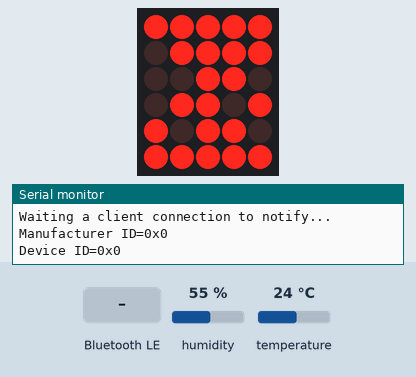
Simulated run of this sketch. Board: ESP32. On the bench: 5×6 LED matrix, the last lines printed to the serial monitor. Wiring (inferred from the names in the program): LED cube drawn one layer per row (orientation assumed): layers GPIO 13, GPIO 12, GPIO 14, GPIO 23, GPIO 26, GPIO 25; columns GPIO 4, GPIO 15, GPIO 27, GPIO 32, GPIO 33. The inputs (shaded band) are chosen by the test bench; at power-on: humidity 55 %, temperature 24 °C. The local clock reads 2024-03-15 10:24:30 at power-on unless the sketch sets it; random numbers use the default seed unless the sketch sets one; nothing arrives over Bluetooth unless stated; a phone connects over Bluetooth LE 3 s after start.

Above: at 1.2 s.
1.3 s: Bluetooth LE write "4" received
At 3.09 s:
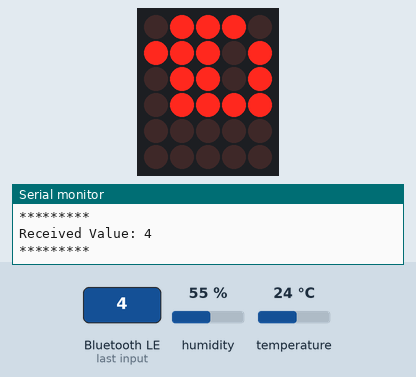
3.1 s: Bluetooth LE write "7" received
At 4.0 s:
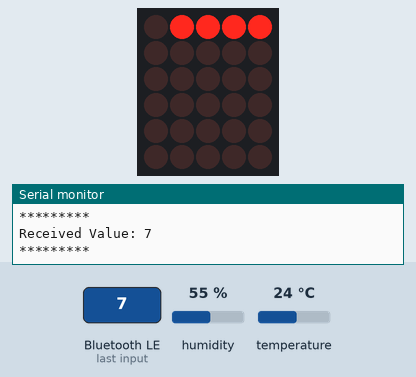
6.7 s: Bluetooth LE write "2" received
At 9.9 s:
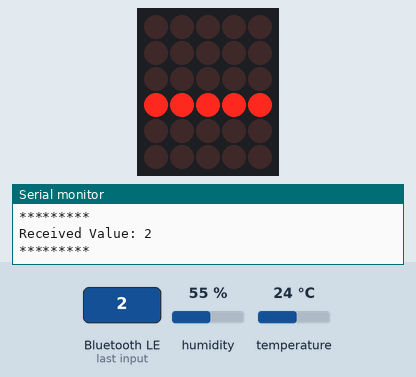
10.8 s: Bluetooth LE write "5" received
At 11.7 s:
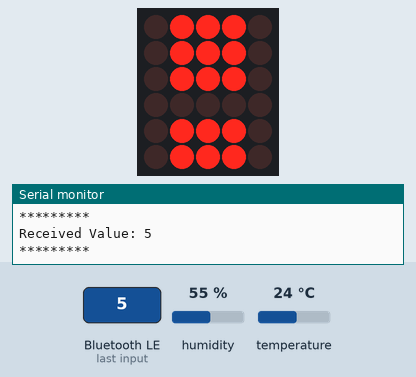
14.4 s: Bluetooth LE write "6" received
At 24.7 s:
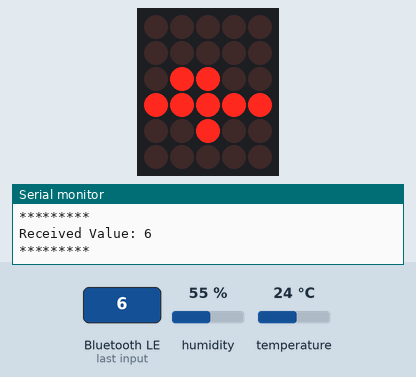
26.5 s: Bluetooth LE write "3" received
At 27.46 s:
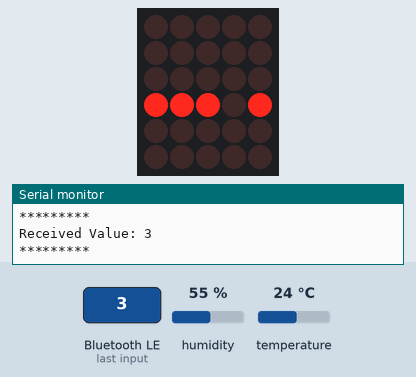

Measured:
- what the display in image 2 shows lasts 1.0 s, from 3.2 s to 4.2 s
- what the display in image 6 shows lasts 0.5 s, from 27.2 s to 27.7 s

The sketch:

ESP32_IN14_CLOCK.ino
```cpp
/*
    Video: https://www.youtube.com/watch?v=oCMOYS71NIU
    Based on Neil Kolban example for IDF: https://github.com/nkolban/esp32-snippets/blob/master/cpp_utils/tests/BLE%20Tests/SampleNotify.cpp
    Ported to Arduino ESP32 by Evandro Copercini

   Create a BLE server that, once we receive a connection, will send periodic notifications.
   The service advertises itself as: 6E400001-B5A3-F393-E0A9-E50E24DCCA9E
   Has a characteristic of: 6E400002-B5A3-F393-E0A9-E50E24DCCA9E - used for receiving data with "WRITE"
   Has a characteristic of: 6E400003-B5A3-F393-E0A9-E50E24DCCA9E - used to send data with  "NOTIFY"

   The design of creating the BLE server is:
   1. Create a BLE Server
   2. Create a BLE Service
   3. Create a BLE Characteristic on the Service
   4. Create a BLE Descriptor on the characteristic
   5. Start the service.
   6. Start advertising.

   In this example rxValue is the data received (only accessible inside that function).
   And txValue is the data to be sent, in this example just a byte incremented every second.
*/

#include <Wire.h>
#include "ClosedCube_HDC1080.h"
#include "RTClib.h"

#include <BLEDevice.h>
#include <BLEServer.h>
#include <BLEUtils.h>
#include <BLE2902.h>

ClosedCube_HDC1080 hdc1080;

RTC_DS3231 rtc;
char daysOfTheWeek[7][12] = { "Sunday", "Monday", "Tuesday", "Wednesday", "Thursday", "Friday", "Saturday" };

//int tubes[] = {25,26,27,14,12,13};
int tubes[] = { 13, 12, 14, 27, 26, 25 };
int K1551[] = { 33, 32, 23, 4 };
int dot = 15;

bool dot_on = false;

int h = 0;
int m = 0;
int s = 0;

float temperature = 0;
float humidity = 0;
const bool dew_point = true;

const bool sync_time = false;

unsigned long dot_last_time = 0;

static char mode = '6';
const unsigned long s1 = 10000;
const unsigned long s2 = 12000;
const unsigned long s3 = 14000;
unsigned long sr = 0;
unsigned short state = 0;

unsigned long sn = 0;
unsigned long snt = 0;

const static int set_time_length = 15;
char set_time[set_time_length];
char set_time_index = 0;

BLEServer *pServer = NULL;
BLECharacteristic *pTxCharacteristic;
bool deviceConnected = false;
bool oldDeviceConnected = false;
uint8_t txValue = 0;

#define SERVICE_UUID "6E400001-B5A3-F393-E0A9-E50E24DCCA9E"  // UART service UUID
#define CHARACTERISTIC_UUID_RX "6E400002-B5A3-F393-E0A9-E50E24DCCA9E"
#define CHARACTERISTIC_UUID_TX "6E400003-B5A3-F393-E0A9-E50E24DCCA9E"


class MyServerCallbacks : public BLEServerCallbacks {
  void onConnect(BLEServer *pServer) {
    deviceConnected = true;
  };

  void onDisconnect(BLEServer *pServer) {
    deviceConnected = false;
  }
};

class MyCallbacks : public BLECharacteristicCallbacks {
  void onWrite(BLECharacteristic *pCharacteristic) {
    std::string rxValue = pCharacteristic->getValue();

    if (rxValue.length() > 0) {
      Serial.println("*********");
      Serial.print("Received Value: ");
      for (int i = 0; i < rxValue.length(); i++) {
        Serial.print(rxValue[i]);
        mode = rxValue[i];
      }

      for (int i = 0; i < rxValue.length(); i++) {
        char temp = rxValue[i];

        if (set_time_index < set_time_length) {
          set_time[set_time_index++] = temp;
        }

        if (set_time_index == set_time_length) {
          set_time_index = 0;
          if (set_time[0] == 's' || set_time[0] == 'S') {

            boolean set_time_flag = true;

            for (int i = 1; i < set_time_length; ++i) {
              if (set_time[i] >= '0' && set_time[i] <= '9') {
              } else {
                set_time_flag = false;
              }
            }

            if (set_time_flag) {
              char year_char[5];
              char month_char[3];
              char day_char[3];
              char hour_char[3];
              char minute_char[3];
              char second_char[3];

              year_char[0] = set_time[1];
              year_char[1] = set_time[2];
              year_char[2] = set_time[3];
              year_char[3] = set_time[4];

              month_char[0] = set_time[5];
              month_char[1] = set_time[6];

              day_char[0] = set_time[7];
              day_char[1] = set_time[8];

              hour_char[0] = set_time[9];
              hour_char[1] = set_time[10];

              minute_char[0] = set_time[11];
              minute_char[1] = set_time[12];

              second_char[0] = set_time[13];
              second_char[1] = set_time[14];

              int set_year = atoi(year_char);
              int set_month = atoi(month_char);
              int set_day = atoi(day_char);
              int set_hour = atoi(hour_char);
              int set_minute = atoi(minute_char);
              int set_second = atoi(second_char);

              if (set_year < 1970) {
                set_time_flag = false;
              }
              if (set_month < 1 || set_month > 12) {
                set_time_flag = false;
              }
              if (set_day < 1 || set_day > 31) {
                set_time_flag = false;
              }
              if (set_hour < 0 || set_hour > 23) {
                set_time_flag = false;
              }
              if (set_minute < 0 || set_minute > 59) {
                set_time_flag = false;
              }
              if (set_second < 0 || set_second > 59) {
                set_time_flag = false;
              }

              if (set_time_flag) {

                DateTime dt(set_year, set_month, set_day, set_hour, set_minute, set_second);
                rtc.adjust(dt);

                mode = '6';
              }
            }
          }
        }
      }

      Serial.println();
      Serial.println("*********");
    }
  }
};

float HDC1080DewPoint(float temperature, float humidity) {
  return (243.12 * (log(humidity / 100.0) + ((17.62 * temperature) / (243.12 + temperature)))) / (17.62 - (log(humidity / 100.0) + ((17.62 * temperature) / (243.12 + temperature))));
}

void UpdateHDC1080Temperature() {
  static int c = 0;
  static float temperature_t = 0;
  static const float ma = 1.0f;
  if (c < ma) {
    temperature_t += hdc1080.readTemperature();
    ++c;
  } else if (c >= ma) {
    temperature = temperature_t / ma;

    if (dew_point) {
      temperature = HDC1080DewPoint(temperature, humidity);
    }
    temperature_t = 0;
    c = 0;
  }
}

void UpdateHDC1080Humidity() {
  static int c = 0;
  static float humidity_t = 0;
  static const float ma = 1.0f;
  if (c < ma) {
    humidity_t += hdc1080.readHumidity();
    ++c;
  } else if (c >= ma) {
    humidity = humidity_t / ma;
    humidity_t = 0;
    c = 0;
  }
}

int value_mirror(int val) {
  if (val == 0) return 1;
  if (val == 1) return 0;
  if (val == 2) return 9;
  if (val == 3) return 8;
  if (val == 4) return 7;
  if (val == 5) return 6;
  if (val == 6) return 5;
  if (val == 7) return 4;
  if (val == 8) return 3;
  if (val == 9) return 2;
}

void BCD(int val) {
  val = value_mirror(val);

  if (val & 0x01) {
    digitalWrite(K1551[3], HIGH);
  } else {
    digitalWrite(K1551[3], LOW);
  }
  if (val & 0x02) {
    digitalWrite(K1551[2], HIGH);
  } else {
    digitalWrite(K1551[2], LOW);
  }
  if (val & 0x04) {
    digitalWrite(K1551[1], HIGH);
  } else {
    digitalWrite(K1551[1], LOW);
  }
  if (val & 0x04) {
    digitalWrite(K1551[1], HIGH);
  } else {
    digitalWrite(K1551[1], LOW);
  }
  if (val & 0x08) {
    digitalWrite(K1551[0], HIGH);
  } else {
    digitalWrite(K1551[0], LOW);
  }
}

void DisplayTime() {

  DateTime now = rtc.now();
  h = now.hour();
  m = now.minute();
  s = now.second();

  static const int dt1 = 650;
  static const int dt2 = 800;

  digitalWrite(tubes[5], LOW);
  delayMicroseconds(dt1);

  BCD(h / 10);
  digitalWrite(tubes[0], HIGH);
  delayMicroseconds(dt2);
  digitalWrite(tubes[0], LOW);
  delayMicroseconds(dt1);

  BCD(h % 10);
  digitalWrite(tubes[1], HIGH);
  delayMicroseconds(dt2);
  digitalWrite(tubes[1], LOW);
  delayMicroseconds(dt1);

  BCD(m / 10);
  if (dot_on) digitalWrite(dot, HIGH);
  digitalWrite(tubes[2], HIGH);
  delayMicroseconds(dt2);
  digitalWrite(dot, LOW);
  digitalWrite(tubes[2], LOW);
  delayMicroseconds(dt1);

  BCD(m % 10);
  digitalWrite(tubes[3], HIGH);
  delayMicroseconds(dt2);
  digitalWrite(tubes[3], LOW);
  delayMicroseconds(dt1);

  BCD(s / 10);
  if (dot_on) digitalWrite(dot, HIGH);
  digitalWrite(tubes[4], HIGH);
  delayMicroseconds(dt2);
  digitalWrite(dot, LOW);
  digitalWrite(tubes[4], LOW);
  delayMicroseconds(dt1);

  BCD(s % 10);
  digitalWrite(tubes[5], HIGH);
  delayMicroseconds(dt2);
  digitalWrite(tubes[5], LOW);
}

void DisplayTemperature() {
  static const int dt1 = 650;
  static const int dt2 = 800;

  digitalWrite(tubes[5], LOW);
  digitalWrite(dot, LOW);
  delayMicroseconds(dt1);
  BCD(((int)temperature) / 10);
  digitalWrite(tubes[2], HIGH);
  delayMicroseconds(dt2);
  digitalWrite(tubes[2], LOW);
  delayMicroseconds(dt1);
  BCD(((int)temperature) % 10);
  digitalWrite(tubes[3], HIGH);
  delayMicroseconds(dt2);
  digitalWrite(tubes[3], LOW);
  delayMicroseconds(dt1);

  BCD((int)((temperature - ((int)temperature)) * 100) / 10);

  digitalWrite(dot, HIGH);

  digitalWrite(tubes[4], HIGH);
  delayMicroseconds(dt2);
  digitalWrite(dot, LOW);
  digitalWrite(tubes[4], LOW);
  delayMicroseconds(dt1);
  BCD((int)((temperature - ((int)temperature)) * 100) % 10);
  digitalWrite(tubes[5], HIGH);
  delayMicroseconds(dt2);
  digitalWrite(tubes[5], LOW);
}

void DisplayHumidity() {
  static const int dt1 = 650;
  static const int dt2 = 800;

  digitalWrite(dot, LOW);
  digitalWrite(tubes[5], LOW);
  delayMicroseconds(dt1);
  BCD(((int)humidity) / 10);
  digitalWrite(tubes[2], HIGH);
  delayMicroseconds(dt2);
  digitalWrite(tubes[2], LOW);
  delayMicroseconds(dt1);
  BCD(((int)humidity) % 10);
  digitalWrite(tubes[3], HIGH);
  delayMicroseconds(dt2);
  digitalWrite(tubes[3], LOW);
  delayMicroseconds(dt1);

  BCD((int)((humidity - ((int)humidity)) * 100) / 10);

  digitalWrite(dot, HIGH);

  digitalWrite(tubes[4], HIGH);
  delayMicroseconds(dt2);
  digitalWrite(dot, LOW);
  digitalWrite(tubes[4], LOW);
  delayMicroseconds(dt1);
  BCD((int)((humidity - ((int)humidity)) * 100) % 10);
  digitalWrite(tubes[5], HIGH);
  delayMicroseconds(dt2);
  digitalWrite(tubes[5], LOW);
}

void DisplayRandom() {
  static const int dt1 = 500;
  static const int dt2 = 13000;

  digitalWrite(tubes[5], LOW);
  delayMicroseconds(dt1);
  BCD(random(0, 9));
  digitalWrite(tubes[0], HIGH);
  delayMicroseconds(dt2);
  digitalWrite(tubes[0], LOW);
  delayMicroseconds(dt1);
  BCD(random(0, 9));
  digitalWrite(tubes[1], HIGH);
  delayMicroseconds(dt2);
  digitalWrite(tubes[1], LOW);
  delayMicroseconds(dt1);
  BCD(random(0, 9));
  digitalWrite(tubes[2], HIGH);
  delayMicroseconds(dt2);
  digitalWrite(tubes[2], LOW);
  delayMicroseconds(dt1);
  BCD(random(0, 9));
  digitalWrite(tubes[3], HIGH);
  delayMicroseconds(dt2);
  digitalWrite(tubes[3], LOW);
  delayMicroseconds(dt1);
  BCD(random(0, 9));
  digitalWrite(tubes[4], HIGH);
  delayMicroseconds(dt2);
  digitalWrite(tubes[4], LOW);
  delayMicroseconds(dt1);
  BCD(random(0, 9));
  digitalWrite(tubes[5], HIGH);
  delayMicroseconds(dt2);
  digitalWrite(tubes[5], LOW);
}

void DisplaySN() {
  static const int dt1 = 650;
  static const int dt2 = 800;

  digitalWrite(tubes[5], LOW);
  delayMicroseconds(dt1);
  BCD(sn);
  digitalWrite(tubes[0], HIGH);
  delayMicroseconds(dt2);
  digitalWrite(tubes[0], LOW);
  delayMicroseconds(dt1);
  BCD(sn);
  digitalWrite(tubes[1], HIGH);
  delayMicroseconds(dt2);
  digitalWrite(tubes[1], LOW);
  delayMicroseconds(dt1);
  BCD(sn);
  digitalWrite(tubes[2], HIGH);
  delayMicroseconds(dt2);
  digitalWrite(tubes[2], LOW);
  delayMicroseconds(dt1);
  BCD(sn);
  digitalWrite(tubes[3], HIGH);
  delayMicroseconds(dt2);
  digitalWrite(tubes[3], LOW);
  delayMicroseconds(dt1);
  BCD(sn);
  digitalWrite(tubes[4], HIGH);
  delayMicroseconds(dt2);
  digitalWrite(tubes[4], LOW);
  delayMicroseconds(dt1);
  BCD(sn);
  digitalWrite(tubes[5], HIGH);
  delayMicroseconds(dt2);
  digitalWrite(tubes[5], LOW);
}

void DisplaySN_Single() {
  static const int dt1 = 650;
  static const int dt2 = 1000000;

  digitalWrite(tubes[5], LOW);
  delayMicroseconds(dt1);
  BCD(sn);
  digitalWrite(tubes[0], HIGH);
  delayMicroseconds(dt2);
  digitalWrite(tubes[0], LOW);
  delayMicroseconds(dt1);
  BCD(sn);
  digitalWrite(tubes[1], HIGH);
  delayMicroseconds(dt2);
  digitalWrite(tubes[1], LOW);
  delayMicroseconds(dt1);
  BCD(sn);
  digitalWrite(tubes[2], HIGH);
  delayMicroseconds(dt2);
  digitalWrite(tubes[2], LOW);
  delayMicroseconds(dt1);
  BCD(sn);
  digitalWrite(tubes[3], HIGH);
  delayMicroseconds(dt2);
  digitalWrite(tubes[3], LOW);
  delayMicroseconds(dt1);
  BCD(sn);
  digitalWrite(tubes[4], HIGH);
  delayMicroseconds(dt2);
  digitalWrite(tubes[4], LOW);
  delayMicroseconds(dt1);
  BCD(sn);
  digitalWrite(tubes[5], HIGH);
  delayMicroseconds(dt2);
  digitalWrite(tubes[5], LOW);
}

void setup() {
  Serial.begin(115200);

  // Create the BLE Device
  BLEDevice::init("ESP32 IN-14 Clock");

  // Create the BLE Server
  pServer = BLEDevice::createServer();
  pServer->setCallbacks(new MyServerCallbacks());

  // Create the BLE Service
  BLEService *pService = pServer->createService(SERVICE_UUID);

  // Create a BLE Characteristic
  pTxCharacteristic = pService->createCharacteristic(
    CHARACTERISTIC_UUID_TX,
    BLECharacteristic::PROPERTY_NOTIFY);

  pTxCharacteristic->addDescriptor(new BLE2902());

  BLECharacteristic *pRxCharacteristic = pService->createCharacteristic(
    CHARACTERISTIC_UUID_RX,
    BLECharacteristic::PROPERTY_WRITE);

  pRxCharacteristic->setCallbacks(new MyCallbacks());

  // Start the service
  pService->start();

  // Start advertising
  pServer->getAdvertising()->start();
  Serial.println("Waiting a client connection to notify...");

  hdc1080.begin(0x40);
  Serial.print("Manufacturer ID=0x");
  Serial.println(hdc1080.readManufacturerId(), HEX);  // 0x5449 ID of Texas Instruments
  Serial.print("Device ID=0x");
  Serial.println(hdc1080.readDeviceId(), HEX);  // 0x1050 ID of the device

  if (!rtc.begin()) {
    Serial.println("Couldn't find RTC");
    while (1)
      ;
  }

  if (rtc.lostPower()) {
    Serial.println("RTC lost power, lets set the time!");
    // following line sets the RTC to the date & time this sketch was compiled
    rtc.adjust(DateTime(F(__DATE__), F(__TIME__)));
    // This line sets the RTC with an explicit date & time, for example to set
    // January 21, 2014 at 3am you would call:
    // rtc.adjust(DateTime(2014, 1, 21, 3, 0, 0));
  }

  if (sync_time) {
    rtc.adjust(DateTime(F(__DATE__), F(__TIME__)));
  }

  for (int i = 0; i < (sizeof(tubes) / sizeof(tubes[0])); ++i) {
    pinMode(tubes[i], OUTPUT);
    digitalWrite(tubes[i], LOW);
  }
  for (int i = 0; i < (sizeof(K1551) / sizeof(K1551[0])); ++i) {
    pinMode(K1551[i], OUTPUT);
    digitalWrite(K1551[i], LOW);
  }
  pinMode(dot, OUTPUT);
  digitalWrite(dot, LOW);
}

void loop() {

  if (deviceConnected) {
    pTxCharacteristic->setValue(&txValue, 1);
    pTxCharacteristic->notify();
    txValue++;
    delay(10);  // bluetooth stack will go into congestion, if too many packets are sent
  }

  // disconnecting
  if (!deviceConnected && oldDeviceConnected) {
    delay(500);                   // give the bluetooth stack the chance to get things ready
    pServer->startAdvertising();  // restart advertising
    Serial.println("start advertising");
    oldDeviceConnected = deviceConnected;
  }
  // connecting
  if (deviceConnected && !oldDeviceConnected) {
    // do stuff here on connecting
    oldDeviceConnected = deviceConnected;
  }

  if (mode == '1') {
    DisplayTime();
  } else if (mode == '2') {
    UpdateHDC1080Temperature();
    DisplayTemperature();
  } else if (mode == '3') {
    UpdateHDC1080Humidity();
    DisplayHumidity();
  } else if (mode == '4') {
    DisplayRandom();
  } else if (mode == '5') {
    if ((millis() - snt) > 1000) {
      snt = millis();
      ++sn;
      if (sn > 9) {
        sn = 0;
      }
    }
    DisplaySN();
  } else if (mode == '6') {
    unsigned long srt = millis() - sr;
    if (srt < s1) {
      if (state != 0) {
        state = 0;
      }
      DisplayTime();
    } else if (srt > s1 && srt < s2) {
      if (state != 1) {
        UpdateHDC1080Temperature();
        state = 1;
      }
      DisplayTemperature();
    } else if (srt > s2 && srt < s3) {
      if (state != 2) {
        UpdateHDC1080Humidity();
        state = 2;
      }
      DisplayHumidity();
    }

    if (srt > s3) {
      sr = millis();
    }
  } else if (mode == '7') {
    DisplaySN_Single();
    ++sn;
    if (sn > 9) {
      sn = 0;
    }
  }

  if ((millis() - dot_last_time) > 1000) {
    dot_on ^= true;
    dot_last_time = millis();
  }
}
```
